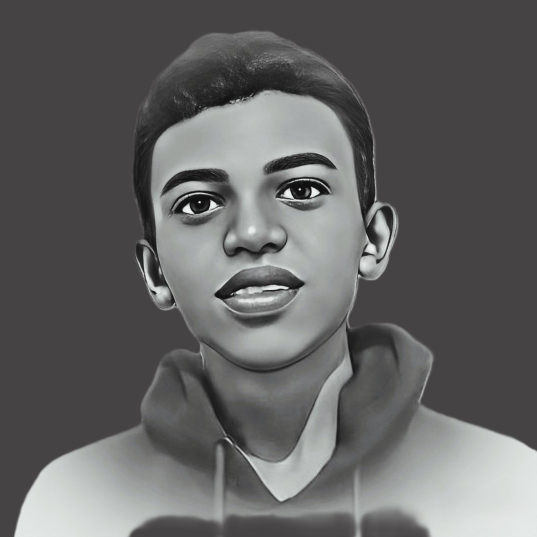
%> input picture image-processing-labs/images/hhhh.jpeg, 1073 x 1073 px (shown at 1/2 size)
$ octave --eval "Q12_resolution_effects('images/hhhh.jpeg');"   (GNU Octave 9; MATLAB toolbox functions it lacks are replaced by stand-ins)
%> lines starting %> are read from the running program, lines starting %| are printed output that depends on the picture
function Q12_resolution_effects(infile)
%> called with infile = 'images/hhhh.jpeg'
  pkg load image
  I = imread(infile);
%> I is the input picture: size 1073x1073x3 uint8; mean R, G, B 98.5, 98.4, 98.5
  scales = [1, 0.5, 0.25, 0.125];
  times = zeros(size(scales));
  figure;
  for k=1:numel(scales)
    Ik = imresize(I, scales(k), 'bicubic');
    t0 = tic; E = edge(rgb2gray(im2double(Ik)), 'canny'); times(k)=toc(t0);
    subplot(2,2,k); imshow(Ik); title(sprintf('Scale %.3g (edge time %.4fs)', scales(k), times(k)));
  end
%> this loop made 4 passes
%> pass 1, in Q12_resolution_effects, `E = edge(rgb2gray(im2double(Ik)), 'canny')`:
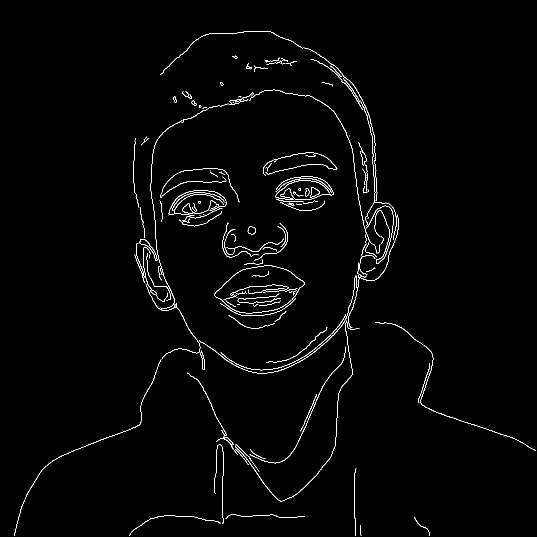
%> E: size 1073x1073 logical (shown at 1/2 size); 1.4% white in thin lines or dots
%> pass 2, in Q12_resolution_effects, `Ik = imresize(I, scales(k), 'bicubic');`:
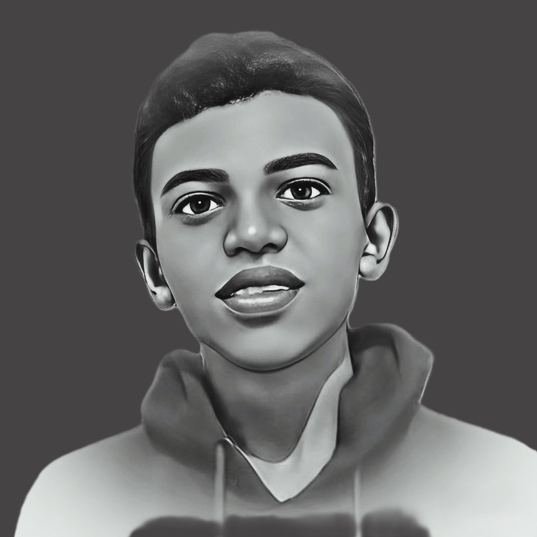
%> Ik: size 537x537x3 uint8; mean R, G, B 98.5, 98.4, 98.5
%> pass 2, in Q12_resolution_effects, `E = edge(rgb2gray(im2double(Ik)), 'canny')`:
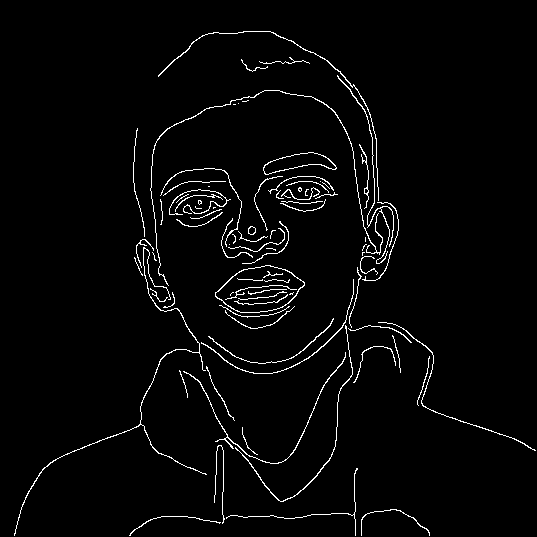
%> E: size 537x537 logical; 2.7% white in thin lines or dots
%> after the loop, times = [0.208 0.0438 0.0119 0.00305]
  fprintf('Edge detection times by scale:\n');
  disp([scales(:), times(:)]);
%|    1.0000e+00   2.0794e-01
%|    5.0000e-01   4.3761e-02
%|    2.5000e-01   1.1866e-02
%|    1.2500e-01   3.0549e-03
%> `Q12_resolution_effects('images/hhhh.jpeg');`:
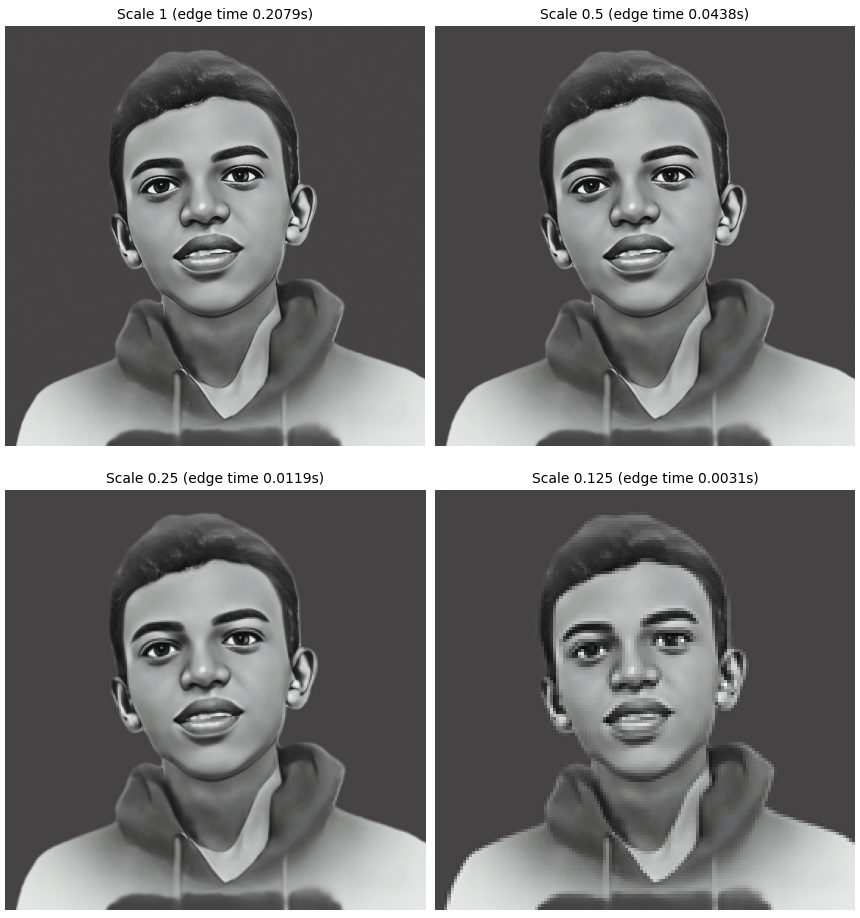
%> figure redrawn from the program's plot data, 4 panels
end
